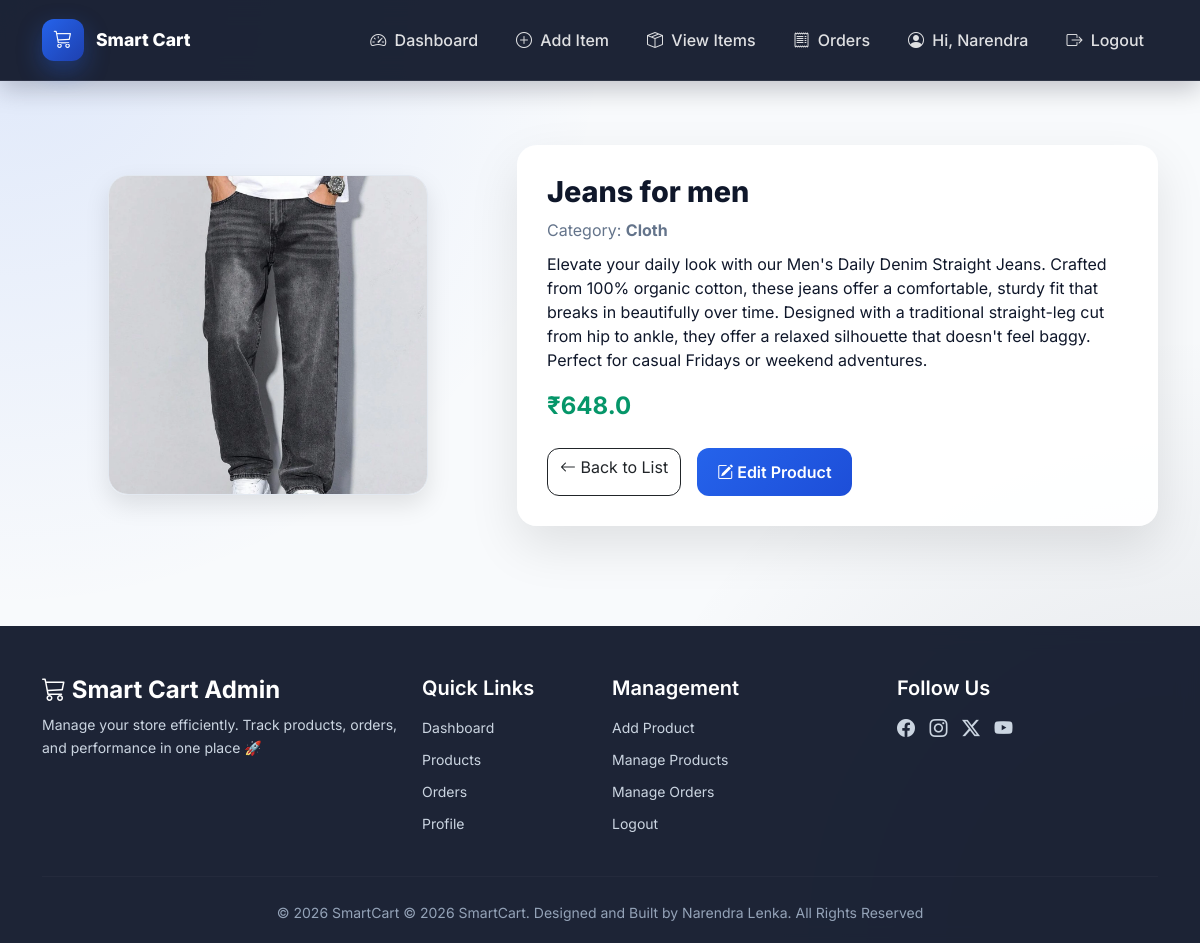
The page /admin/view-item/2 (signed in) on the database its author committed.
### tables this page shows
CREATE TABLE products (
        product_id INTEGER PRIMARY KEY AUTOINCREMENT,
        name TEXT,
        description TEXT,
        category TEXT,
        price REAL,
        image TEXT,
        admin_id INTEGER,
        status TEXT DEFAULT 'active',
        FOREIGN KEY (admin_id) REFERENCES admin(admin_id)
    );

### app.py (the view)
@app.route('/admin/view-item/<int:item_id>')
def view_item(item_id):
    if 'admin_id' not in session:
        flash("Please login first!", "danger")
        return redirect('/admin-login')
    conn = get_db_connection()
    cursor = conn.cursor()
    cursor.execute("SELECT * FROM products WHERE product_id = ?", (item_id,))
    product = cursor.fetchone()
    cursor.close()
    conn.close()
    if not product:
        flash("Product not found!", "danger")
        return redirect('/admin/item-list')
    return render_template("admin/view_item.html", product=product)

### app.py (called while the page is built, shortened)
def get_db_connection():
    conn = sqlite3.connect("smartcart.db")
    conn.row_factory = sqlite3.Row
    conn.execute("PRAGMA foreign_keys = ON")
    return conn

@app.context_processor
def inject_cart_count():
    cart = session.get('cart', {})
    cart_count = sum(item['quantity'] for item in cart.values())
    return dict(cart_count=cart_count)

@app.context_processor
def inject_cart_count():
    if 'user_id' not in session:
        return dict(cart_count=0)

### templates/admin/view_item.html (shortened to what this page needs)
{% extends "admin/base_admin.html" %}
{% block content %}
<div class="wrapper">
    <div class="container">
        <div class="row g-4 align-items-center">
            <div class="col-12 col-md-5 text-center">
                <img src="/static/uploads/product_images/{{ product.image }}" class="product-image">
            </div>
            <div class="col-12 col-md-7">
                <div class="product-card">
                    <h2 class="product-title">{{ product.name }}</h2>
                    <p class="product-meta">Category: <strong>{{ product.category }}</strong></p>
                    <p class="mb-3">{{ product.description }}</p>
                    <div class="price mb-4">₹{{ product.price }}</div>
                    <div class="d-flex flex-column flex-md-row gap-3">
                        <a href="/admin/item-list" class="btn btn-outline-dark">
                            <i class="bi bi-arrow-left"></i> Back to List
                        </a>
                        <a href="/admin/update-item/{{ product.product_id }}" class="btn btn-primary">
                            <i class="bi bi-pencil-square"></i> Edit Product
                        </a>
                    </div>
                </div>
            </div>
        </div>
    </div>
</div>
{% endblock %}

### templates/admin/base_admin.html (style rules this page uses)
:root { --primary: #0f172a; --accent: #2563eb; --accent-hover: #1d4ed8; --text-dark: #0f172a; --text-muted: #64748b; --danger-text: #b91c1c; }
html, body { min-height: 100%; margin: 0; font-family: 'Inter', sans-serif; background: radial-gradient(circle at top left, rgba(37, 99, 235, 0.10), transparent 30%), radial-gradient(circle at bottom right, rgba(15, 23, 42, 0.08), transparent 25%), linear-gradient(135deg, #f8fafc, #eef2ff, #f8fafc); color: var(--text-dark); }
body { display: flex; flex-direction: column; min-height: 100vh; }

### templates/admin/view_item.html (style rules this page uses)
:root { --primary: #0f172a; --accent: #2563eb; --accent-hover: #1d4ed8; --text-muted: #64748b; --card-bg: rgba(255, 255, 255, 0.96); }
body { font-family: 'Inter', sans-serif; background: radial-gradient(circle at top left, rgba(37, 99, 235, 0.12), transparent 40%), radial-gradient(circle at bottom right, rgba(15, 23, 42, 0.10), transparent 40%), #f8fafc; margin: 0; display: flex; flex-direction: column; min-height: 100vh; }
.wrapper { flex: 1; padding: 40px 15px; }
.product-card { background: var(--card-bg); border-radius: 20px; padding: 30px; box-shadow: 0 20px 50px rgba(0, 0, 0, 0.1); }
.product-image { width: 100%; max-width: 320px; height: 320px; object-fit: cover; border-radius: 20px; border: 1px solid #e2e8f0; box-shadow: 0 10px 25px rgba(0, 0, 0, 0.1); }
.product-title { font-weight: 800; font-size: 1.8rem; }
.product-meta { color: var(--text-muted); margin-bottom: 10px; }
.price { font-size: 1.5rem; font-weight: 700; color: #059669; }
.btn-primary { background: linear-gradient(135deg, var(--accent), var(--accent-hover)); border: none; border-radius: 12px; padding: 12px 20px; font-weight: 600; }
.btn-outline-dark { border-radius: 12px; }

### rows shown on the page
products: image (picture), name "Jeans for men", category "Cloth", description "Elevate your daily look with our Men's Daily Denim Straight Jeans. Crafted from 100% organic cotton, these jeans offer a comfortable, sturdy fit that breaks in beautifully over time. Designed with a traditional straight-leg cut from hip to ankle, they offer a relaxed silhouette that doesn't feel baggy. Perfect for casual Fridays or weekend adventures.", price "648.0"

### other values the page prints
{{ session.get('admin_name', 'Profile') }} "Narendra"
